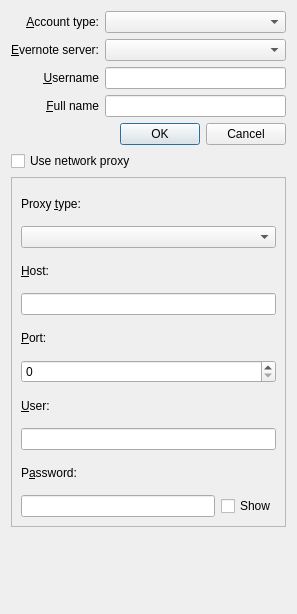
<?xml version="1.0" encoding="UTF-8"?>
<ui version="4.0">
 <class>AddAccountDialog</class>
 <widget class="QDialog" name="AddAccountDialog">
  <property name="geometry">
   <rect>
    <x>0</x>
    <y>0</y>
    <width>297</width>
    <height>614</height>
   </rect>
  </property>
  <property name="windowTitle">
   <string>Dialog</string>
  </property>
  <layout class="QGridLayout" name="gridLayout">
   <item row="3" column="0">
    <widget class="QLabel" name="accountFullNameLabel">
     <property name="text">
      <string>&amp;Full name</string>
     </property>
     <property name="alignment">
      <set>Qt::AlignRight|Qt::AlignTrailing|Qt::AlignVCenter</set>
     </property>
     <property name="buddy">
      <cstring>accountFullNameLineEdit</cstring>
     </property>
    </widget>
   </item>
   <item row="8" column="0" colspan="2">
    <widget class="QLabel" name="statusText">
     <property name="sizePolicy">
      <sizepolicy hsizetype="Preferred" vsizetype="Preferred">
       <horstretch>0</horstretch>
       <verstretch>0</verstretch>
      </sizepolicy>
     </property>
     <property name="maximumSize">
      <size>
       <width>16777215</width>
       <height>70</height>
      </size>
     </property>
     <property name="wordWrap">
      <bool>true</bool>
     </property>
     <property name="textInteractionFlags">
      <set>Qt::TextSelectableByKeyboard|Qt::TextSelectableByMouse</set>
     </property>
    </widget>
   </item>
   <item row="0" column="0">
    <widget class="QLabel" name="accountTypeLabel">
     <property name="text">
      <string>&amp;Account type:</string>
     </property>
     <property name="alignment">
      <set>Qt::AlignRight|Qt::AlignTrailing|Qt::AlignVCenter</set>
     </property>
     <property name="buddy">
      <cstring>accountTypeComboBox</cstring>
     </property>
    </widget>
   </item>
   <item row="3" column="1">
    <widget class="QLineEdit" name="accountFullNameLineEdit"/>
   </item>
   <item row="0" column="1">
    <widget class="QComboBox" name="accountTypeComboBox"/>
   </item>
   <item row="1" column="0">
    <widget class="QLabel" name="evernoteServerLabel">
     <property name="text">
      <string>&amp;Evernote server:</string>
     </property>
     <property name="alignment">
      <set>Qt::AlignRight|Qt::AlignTrailing|Qt::AlignVCenter</set>
     </property>
     <property name="buddy">
      <cstring>evernoteServerComboBox</cstring>
     </property>
    </widget>
   </item>
   <item row="5" column="1">
    <widget class="QDialogButtonBox" name="buttonBox">
     <property name="orientation">
      <enum>Qt::Horizontal</enum>
     </property>
     <property name="standardButtons">
      <set>QDialogButtonBox::Cancel|QDialogButtonBox::Ok</set>
     </property>
    </widget>
   </item>
   <item row="5" column="0">
    <spacer name="horizontalSpacer">
     <property name="orientation">
      <enum>Qt::Horizontal</enum>
     </property>
     <property name="sizeType">
      <enum>QSizePolicy::Minimum</enum>
     </property>
     <property name="sizeHint" stdset="0">
      <size>
       <width>50</width>
       <height>20</height>
      </size>
     </property>
    </spacer>
   </item>
   <item row="1" column="1">
    <widget class="QComboBox" name="evernoteServerComboBox"/>
   </item>
   <item row="2" column="1">
    <widget class="QLineEdit" name="accountUsernameLineEdit"/>
   </item>
   <item row="2" column="0">
    <widget class="QLabel" name="accountUsernameLabel">
     <property name="text">
      <string>&amp;Username</string>
     </property>
     <property name="alignment">
      <set>Qt::AlignRight|Qt::AlignTrailing|Qt::AlignVCenter</set>
     </property>
     <property name="buddy">
      <cstring>accountUsernameLineEdit</cstring>
     </property>
    </widget>
   </item>
   <item row="6" column="0" colspan="2">
    <widget class="QCheckBox" name="useNetworkProxyCheckBox">
     <property name="text">
      <string>Use network proxy</string>
     </property>
    </widget>
   </item>
   <item row="7" column="0" colspan="2">
    <widget class="QFrame" name="networkProxyFrame">
     <property name="frameShape">
      <enum>QFrame::StyledPanel</enum>
     </property>
     <property name="frameShadow">
      <enum>QFrame::Raised</enum>
     </property>
     <layout class="QVBoxLayout" name="verticalLayout">
      <item>
       <widget class="QLabel" name="networkProxyTypeLabel">
        <property name="text">
         <string>Proxy &amp;type:</string>
        </property>
        <property name="buddy">
         <cstring>networkProxyTypeComboBox</cstring>
        </property>
       </widget>
      </item>
      <item>
       <widget class="QComboBox" name="networkProxyTypeComboBox"/>
      </item>
      <item>
       <widget class="QLabel" name="networkProxyHostLabel">
        <property name="text">
         <string>&amp;Host:</string>
        </property>
        <property name="buddy">
         <cstring>networkProxyHostLineEdit</cstring>
        </property>
       </widget>
      </item>
      <item>
       <widget class="QLineEdit" name="networkProxyHostLineEdit"/>
      </item>
      <item>
       <widget class="QLabel" name="networkProxyPortLabel">
        <property name="text">
         <string>&amp;Port:</string>
        </property>
        <property name="buddy">
         <cstring>networkProxyPortSpinBox</cstring>
        </property>
       </widget>
      </item>
      <item>
       <widget class="QSpinBox" name="networkProxyPortSpinBox"/>
      </item>
      <item>
       <widget class="QLabel" name="networkProxyUserLabel">
        <property name="text">
         <string>&amp;User:</string>
        </property>
        <property name="buddy">
         <cstring>networkProxyUserLineEdit</cstring>
        </property>
       </widget>
      </item>
      <item>
       <widget class="QLineEdit" name="networkProxyUserLineEdit"/>
      </item>
      <item>
       <widget class="QLabel" name="networkProxyPasswordLabel">
        <property name="text">
         <string>P&amp;assword:</string>
        </property>
        <property name="buddy">
         <cstring>networkProxyPasswordLineEdit</cstring>
        </property>
       </widget>
      </item>
      <item>
       <layout class="QHBoxLayout" name="networkProxyPasswordHorizontalLayout">
        <item>
         <widget class="QLineEdit" name="networkProxyPasswordLineEdit">
          <property name="echoMode">
           <enum>QLineEdit::Password</enum>
          </property>
         </widget>
        </item>
        <item>
         <widget class="QCheckBox" name="networkProxyPasswordShowCheckBox">
          <property name="text">
           <string>Show</string>
          </property>
         </widget>
        </item>
       </layout>
      </item>
     </layout>
    </widget>
   </item>
  </layout>
 </widget>
 <resources/>
 <connections>
  <connection>
   <sender>buttonBox</sender>
   <signal>accepted()</signal>
   <receiver>AddAccountDialog</receiver>
   <slot>accept()</slot>
   <hints>
    <hint type="sourcelabel">
     <x>248</x>
     <y>254</y>
    </hint>
    <hint type="destinationlabel">
     <x>157</x>
     <y>274</y>
    </hint>
   </hints>
  </connection>
  <connection>
   <sender>buttonBox</sender>
   <signal>rejected()</signal>
   <receiver>AddAccountDialog</receiver>
   <slot>reject()</slot>
   <hints>
    <hint type="sourcelabel">
     <x>316</x>
     <y>260</y>
    </hint>
    <hint type="destinationlabel">
     <x>286</x>
     <y>274</y>
    </hint>
   </hints>
  </connection>
 </connections>
</ui>
